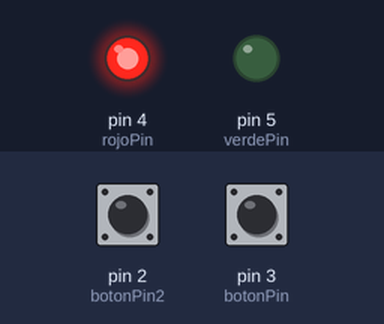
A sketch run on a simulated Arduino Uno, built with avr-gcc and run on an emulated ATmega328P. On the bench: output pins drawn as LEDs (lit = HIGH). The test bench sets the inputs (shaded band); at power-on: pin 2 (botonPin2) HIGH, pin 3 (botonPin) HIGH.

Above: at 2.0 s.
At 8.0 s:
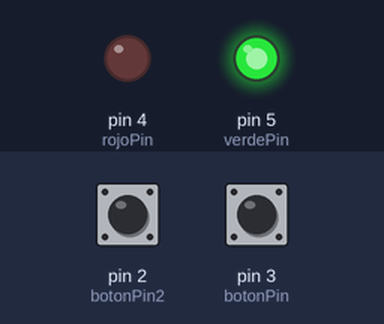
At 11.0 s:
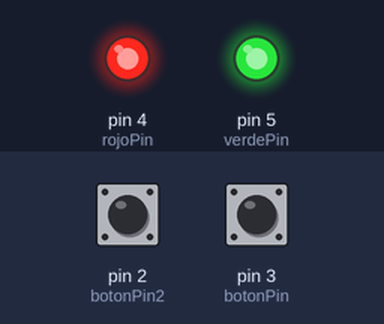
Timing chart, 0 to 15.6 s (numbered marks = the images above):
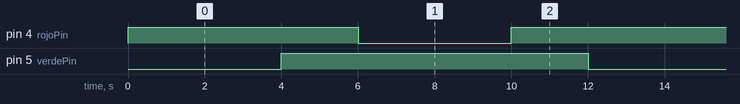

Measured:
- by itself, pin 4 (rojoPin): repeats every 12.0 s: LOW 4.0 s, HIGH 8.0 s
- by itself, pin 5 (verdePin): alternates HIGH for 8.0 s and LOW for 4.0 s
- by itself, everything shown: repeats every 12.0 s, in 4 steps

The sketch:

semaforo.ino
```cpp
// Definición de pines
const int botonPin2 = 2;
const int botonPin = 3;
const int rojoPin = 4;
const int verdePin = 5;

// Constantes para los estados del semáforo
const int ESTADO_ROJO = 0;
const int ESTADO_AMARILLO = 1;
const int ESTADO_VERDE = 2;

// Variables de estado
int estadoAnterior = ESTADO_ROJO;
int estadoActual = ESTADO_ROJO;
bool botonPresionado = false;
int time = 4000;

void bottonAction() {
  botonPresionado = true;
}

void setup() {
  // Configurar pines como salida
  pinMode(rojoPin, OUTPUT);
  pinMode(verdePin, OUTPUT);

  // Configurar pin del botón como entrada, input_pullup invierte el high y low
  pinMode(botonPin, INPUT_PULLUP);
  pinMode(botonPin2, INPUT_PULLUP);
  attachInterrupt(digitalPinToInterrupt(botonPin),
                  bottonAction,
                  FALLING);

  attachInterrupt(digitalPinToInterrupt(botonPin2),
                  bottonAction,
                  FALLING);


  // Apagar LEDs al inicio
  digitalWrite(rojoPin, LOW);
  digitalWrite(verdePin, LOW);
}

void loop() {
  time = 4000;
  if(botonPresionado){
    if(estadoAnterior == ESTADO_ROJO){
      delay(time/2);
      estadoActual = ESTADO_AMARILLO;
      estadoAnterior = ESTADO_ROJO;
    } else{
      estadoActual = ESTADO_ROJO;
      estadoAnterior = ESTADO_AMARILLO;
      time = 10000;
    }
    botonPresionado = false;
  }

  // Encender/apagar LEDs según estado actual
  digitalWrite(rojoPin, estadoActual == ESTADO_ROJO || estadoActual == ESTADO_AMARILLO ? HIGH : LOW);
  digitalWrite(verdePin, estadoActual == ESTADO_VERDE || estadoActual == ESTADO_AMARILLO ? HIGH : LOW);

  // Actualizar estado del semáforo
  switch (estadoActual) {
    case ESTADO_ROJO:
      delay(time);
      estadoAnterior = estadoActual;
      estadoActual = ESTADO_AMARILLO;
      break;
    case ESTADO_AMARILLO:
      delay(time/2);
      estadoActual = estadoAnterior == ESTADO_ROJO ? ESTADO_VERDE : ESTADO_ROJO;
      estadoAnterior = ESTADO_AMARILLO;
      break;
    case ESTADO_VERDE:
      delay(time);
      estadoAnterior = estadoActual;
      estadoActual = ESTADO_AMARILLO;
      break;
  }
}
```
